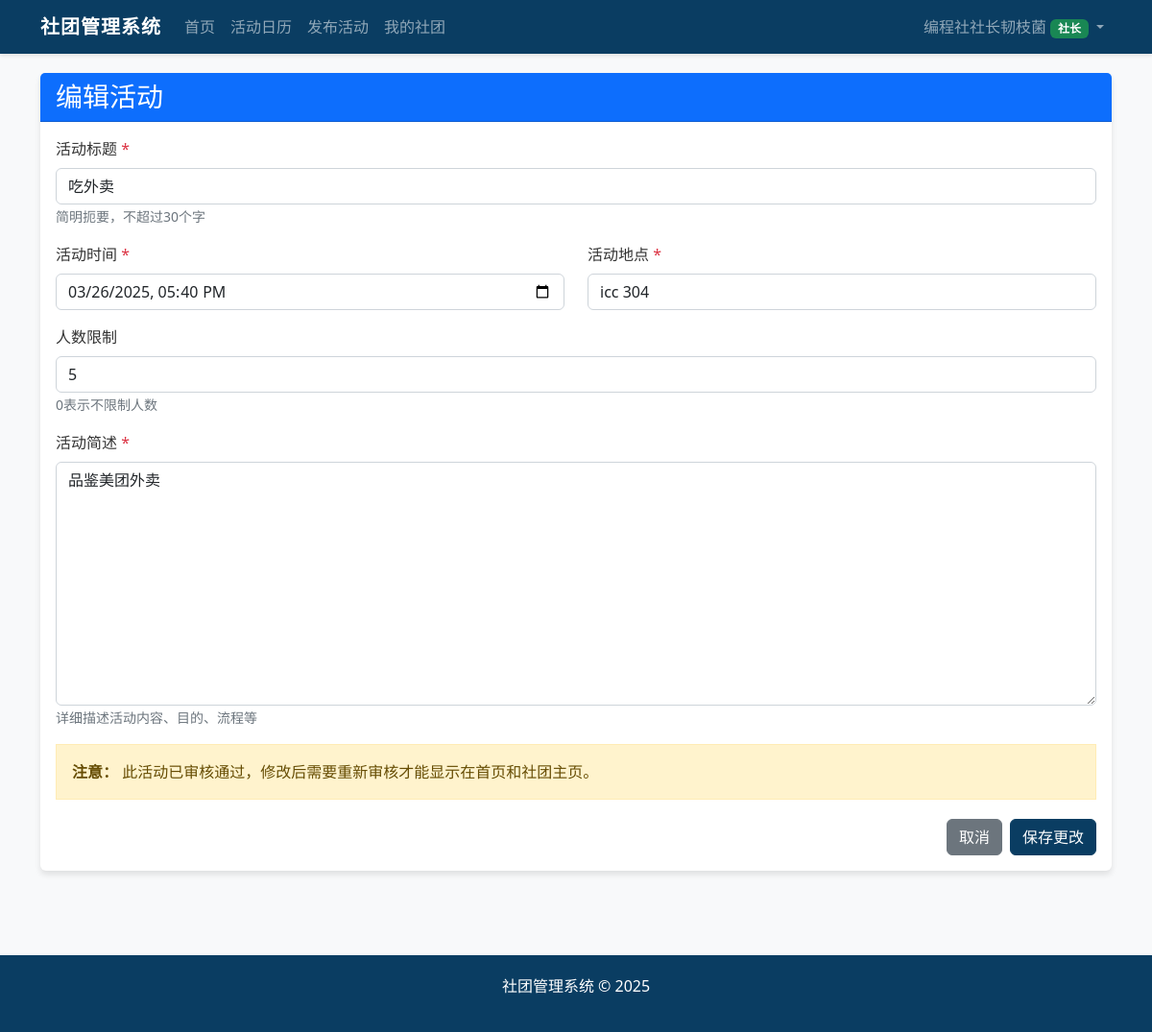
The page /club/edit_activity/2 (signed in) on the database its author committed.
### app/models.py (models this page shows, shortened)
class User(UserMixin, db.Model):
    __tablename__ = "users"
    id = db.Column(db.Integer, primary_key=True)
    username = db.Column(db.String(64), unique=True, index=True)
    password = db.Column(db.String(128))
    role = db.Column(db.String(20))  # super_admin, admin, club_leader, club_teacher, union, student
    real_name = db.Column(db.String(64))
    class_name = db.Column(db.String(64))  # 针对学生
    email = db.Column(db.String(120))
    phone = db.Column(db.String(20))
    leader_id = db.Column(db.Integer, db.ForeignKey('users.id'), nullable=True)
    is_approved = db.Column(db.Boolean, default=False)
    club_name = db.Column(db.String(64), nullable=True)
    created_at = db.Column(db.DateTime, default=datetime.utcnow)
    teachers = db.relationship('User', backref=db.backref('leader', remote_side=[id]), foreign_keys=[leader_id])
    @property
    def is_club_leader(self):
        return self.role == ROLE_CLUB_LEADER

class Activity(db.Model):
    __tablename__ = "activities"
    id = db.Column(db.Integer, primary_key=True)
    title = db.Column(db.String(128))
    description = db.Column(db.Text)
    event_date = db.Column(db.DateTime)
    location = db.Column(db.String(128))
    published_at = db.Column(db.DateTime, default=datetime.utcnow)
    click_count = db.Column(db.Integer, default=0)
    enroll_count = db.Column(db.Integer, default=0)
    max_participants = db.Column(db.Integer, default=0)  # 0表示不限制人数
    feedback_score = db.Column(db.Float, default=0)  # 学生反馈综合评分
    approved = db.Column(db.Boolean, default=False)  # 活动帖审核状态
    publisher_id = db.Column(db.Integer, db.ForeignKey('users.id'), nullable=True)
    club_id = db.Column(db.Integer, db.ForeignKey('clubs.id'))
    creator_id = db.Column(db.Integer, db.ForeignKey('users.id'), nullable=True)
    publisher = db.relationship('User', foreign_keys=[publisher_id], backref='published_activities')
    creator = db.relationship('User', foreign_keys=[creator_id], backref='created_activities')
    comments = db.relationship('Comment', backref='activity', lazy='dynamic')
    participants = db.relationship('Registration', backref='activity', lazy='dynamic')

### app/views/club.py (the view, shortened to what this page needs)
@club_bp.route('/edit_activity/<int:activity_id>', methods=['GET', 'POST'])
@login_required
@require_club_leader
def edit_activity(activity_id):
    activity = Activity.query.get_or_404(activity_id)
    club = Club.query.filter_by(leader_id=current_user.id).first()
    if not club or activity.club_id != club.id:
        flash('您没有权限编辑此活动')
        return redirect(url_for('main.index'))
    return render_template('club/edit_activity.html', activity=activity)

### app/views/auth.py (called while the page is built)
@login_manager.user_loader
def load_user(user_id):
    return User.query.get(int(user_id))

### app/views/club.py (called while the page is built)
def require_club_leader(f):
    @wraps(f)
    def decorated_function(*args, **kwargs):
        if not current_user.is_authenticated or not current_user.is_club_leader or not current_user.is_approved:
            abort(403)
        return f(*args, **kwargs)
    return decorated_function

### app/templates/club/edit_activity.html (shortened to what this page needs)
{% extends "layout.html" %}
{% block content %}
<div class="card">
    <div class="card-header bg-primary text-white">
        <h3 class="mb-0">编辑活动</h3>
    </div>
    <div class="card-body">
        <form method="post">
            <div class="mb-3">
                <label for="title" class="form-label">活动标题 <span class="text-danger">*</span></label>
                <input type="text" class="form-control" id="title" name="title" value="{{ activity.title }}" required>
                <small class="text-muted">简明扼要，不超过30个字</small>
            </div>
            <div class="row">
                <div class="col-md-6 mb-3">
                    <label for="event_date" class="form-label">活动时间 <span class="text-danger">*</span></label>
                    <input type="datetime-local" class="form-control" id="event_date" name="event_date" value="{{ activity.event_date.strftime('%Y-%m-%dT%H:%M') }}" required>
                </div>
                <div class="col-md-6 mb-3">
                    <label for="location" class="form-label">活动地点 <span class="text-danger">*</span></label>
                    <input type="text" class="form-control" id="location" name="location" value="{{ activity.location }}" required>
                </div>
            </div>
            <div class="mb-3">
                <label for="max_participants" class="form-label">人数限制</label>
                <input type="number" class="form-control" id="max_participants" name="max_participants" min="0" value="{{ activity.max_participants }}">
                <small class="text-muted">0表示不限制人数</small>
            </div>
            <div class="mb-3">
                <label for="description" class="form-label">活动简述 <span class="text-danger">*</span></label>
                <textarea class="form-control" id="description" name="description" rows="10" required>{{ activity.description }}</textarea>
                <small class="text-muted">详细描述活动内容、目的、流程等</small>
            </div>
            {% if activity.approved %}
            <div class="alert alert-warning">
                <p class="mb-0"><strong>注意：</strong> 此活动已审核通过，修改后需要重新审核才能显示在首页和社团主页。</p>
            </div>
            {% else %}
            <div class="alert alert-info">
                <p class="mb-0"><strong>提示：</strong> 此活动尚未审核通过，编辑后需等待审核才能显示在首页和社团主页。</p>
            </div>
            {% endif %}
            <div class="d-grid gap-2 d-md-flex justify-content-md-end">
                <a href="{{ url_for('club.my_club') }}" class="btn btn-secondary">取消</a>
                <button type="submit" class="btn btn-primary">保存更改</button>
            </div>
        </form>
    </div>
</div>
{% endblock %}

### app/templates/layout.html (shortened to what this page needs)
<!DOCTYPE html>
<html lang="zh-CN">
<head>
    <link rel="stylesheet" href="https://cdn.jsdelivr.net/npm/bootstrap@5.2.3/dist/css/bootstrap.min.css">
    <link rel="stylesheet" href="https://cdn.jsdelivr.net/npm/bootstrap-icons@1.10.0/font/bootstrap-icons.css">
</head>
<body>
    <nav class="navbar navbar-expand-lg navbar-dark">
        <div class="container-xl">
            <a class="navbar-brand" href="/">社团管理系统</a>
            <div class="collapse navbar-collapse" id="navbarNav">
                <ul class="navbar-nav me-auto">
                    <li class="nav-item">
                        <a class="nav-link" href="/">首页</a>
                    </li>
                    <li class="nav-item">
                        <a class="nav-link" href="{{ url_for('main.activity_calendar') }}">活动日历</a>
                    </li>
                    {% if current_user.is_authenticated %}
                        {% if current_user.role == 'club_leader' %}
                            <li class="nav-item">
                                <a class="nav-link" href="{{ url_for('club.new_activity') }}">发布活动</a>
                            </li>
                            <li class="nav-item">
                                <a class="nav-link" href="{{ url_for('club.my_club') }}">我的社团</a>
                            </li>
                        {% endif %}
                    {% endif %}
                </ul>
                <ul class="navbar-nav">
                    {% if current_user.is_authenticated %}
                        <li class="nav-item dropdown">
                            <a class="nav-link dropdown-toggle" href="#" id="userDropdown" role="button" data-bs-toggle="dropdown">
                                {{ current_user.username }}
                                {% if current_user.role == 'super_admin' %}
                                    <span class="badge bg-danger">超级管理员</span>
                                {% elif current_user.role == 'admin' %}
                                    <span class="badge bg-warning">管理员</span>
                                {% elif current_user.role == 'club_leader' %}
                                    <span class="badge bg-success">社长</span>
                                {% elif current_user.role == 'club_teacher' %}
                                    <span class="badge bg-info">指导老师</span>
                                {% elif current_user.role == 'union' %}
                                    <span class="badge bg-primary">社联</span>
                                {% elif current_user.role == 'student' %}
                                    <span class="badge bg-secondary">学生</span>
                                {% endif %}
                            </a>
                        </li>
                    {% endif %}
                </ul>
            </div>
        </div>
    </nav>
    <div class="content-wrapper">
        <div class="container-xl">
            {% block content %}{% endblock %}
        </div>
    </div>
    <footer class="mt-5">
        <div class="container text-center">
            <p>社团管理系统 &copy; 2025</p>
        </div>
    </footer>
</body>
</html>

### app/templates/layout.html (style rules this page uses)
:root { --primary-color: #0a3d62; --secondary-color: #3c6382; --accent-color: #60a3bc; --light-bg: #f8f9fa; --dark-text: #333; }
body { font-family: "Microsoft YaHei", "Segoe UI", Roboto, sans-serif; background-color: var(--light-bg); color: var(--dark-text); min-height: 100vh; display: flex; flex-direction: column; }
.navbar { background-color: var(--primary-color) !important; box-shadow: 0 2px 4px rgba(0, 0, 0, 0.1); }
.navbar-brand { font-weight: bold; letter-spacing: 1px; }
.card { box-shadow: 0 4px 6px rgba(0, 0, 0, 0.1); border: none; margin-bottom: 20px; }
.card-header { font-weight: bold; background-color: var(--primary-color); color: white; }
.btn-primary { background-color: var(--primary-color); border-color: var(--primary-color); }
footer { background-color: var(--primary-color); color: white; padding: 20px 0; margin-top: auto; }
.alert { border-radius: 0; margin-bottom: 20px; }
.container-xl { max-width: 1400px; width: 95%; }
.content-wrapper { flex: 1; padding: 20px 0; }

### rows shown on the page
User: username "编程社社长韧枝菌"
Activity: title "吃外卖", event_date "03/26/2025 17:40", location "icc 304", max_participants "5", description "品鉴美团外卖"
